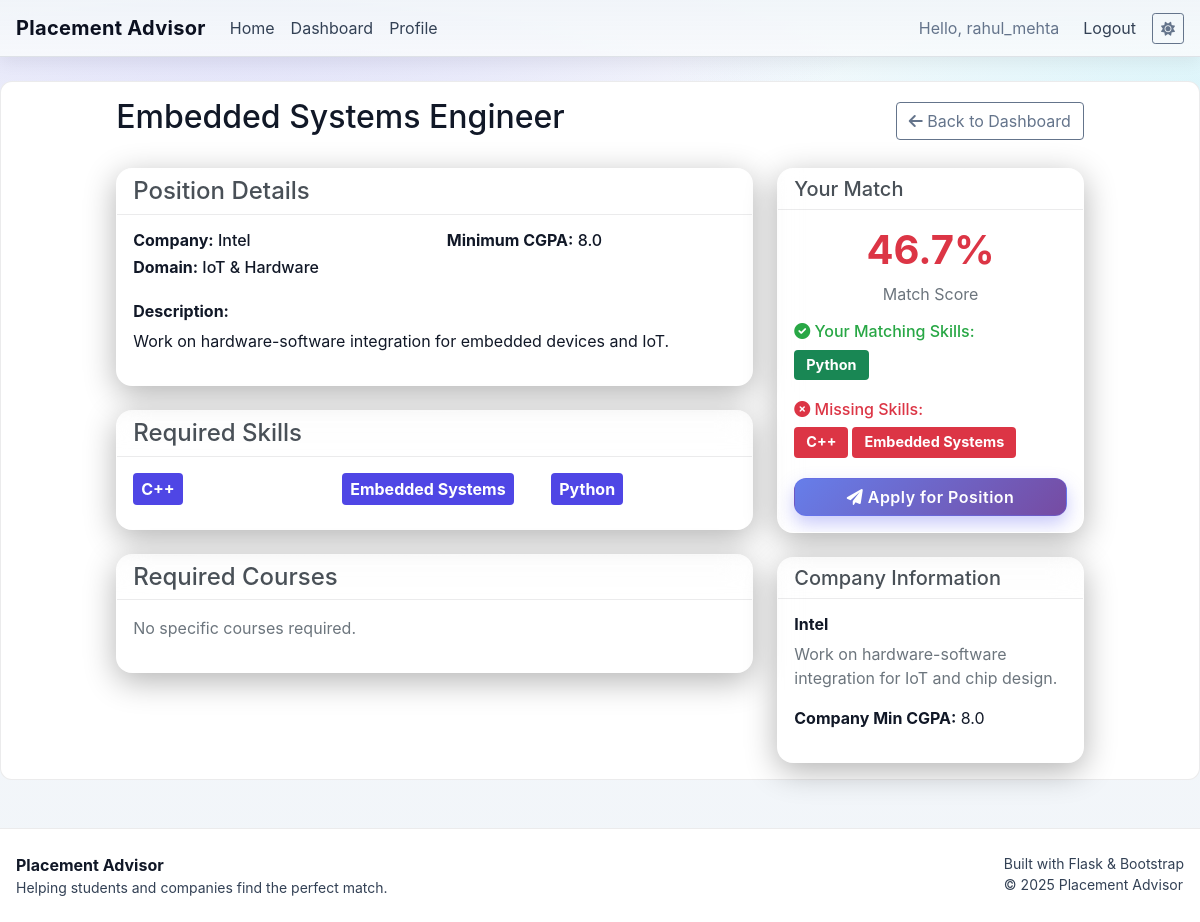
Page /position/3 (signed in) on the committed database.
### app.py (models this page shows, shortened)
class User(UserMixin, db.Model):
    id = db.Column(db.Integer, primary_key=True)
    username = db.Column(db.String(80), unique=True, nullable=False)
    email = db.Column(db.String(120), unique=True, nullable=False)
    password_hash = db.Column(db.String(128))
    user_type = db.Column(db.String(20))  # 'student' or 'company'

class CompanyPosition(db.Model):
    id = db.Column(db.Integer, primary_key=True)
    company_id = db.Column(db.Integer, db.ForeignKey('company_profile.id'), nullable=False)
    title = db.Column(db.String(150), nullable=False)
    domain = db.Column(db.String(150))
    description = db.Column(db.Text)
    required_skills = db.Column(db.Text)  # JSON list
    required_courses = db.Column(db.Text)  # JSON list
    min_cgpa = db.Column(db.Float)
    company = db.relationship('CompanyProfile', backref=db.backref('positions', lazy=True))

class CompanyProfile(db.Model):
    id = db.Column(db.Integer, primary_key=True)
    user_id = db.Column(db.Integer, db.ForeignKey('user.id'), nullable=False)
    name = db.Column(db.String(100), nullable=False)
    description = db.Column(db.Text)
    required_skills = db.Column(db.Text)  # JSON string
    min_cgpa = db.Column(db.Float)
    required_courses = db.Column(db.Text)  # JSON string
    user = db.relationship('User', backref=db.backref('company_profile', uselist=False))

### app.py (the view)
@app.route('/position/<int:position_id>')
@login_required
def view_position_details(position_id):
    position = CompanyPosition.query.get_or_404(position_id)
    company = position.company
    required_skills = json.loads(position.required_skills) if position.required_skills else []
    required_courses = json.loads(position.required_courses) if position.required_courses else []
    match_info = None
    if current_user.user_type == 'student':
        profile = StudentProfile.query.filter_by(user_id=current_user.id).first()
        if profile:
            student_skills = set(json.loads(profile.skills)) if profile.skills else set()
            student_courses = set(json.loads(profile.courses)) if profile.courses else set()
            match_info = compute_position_match(student_skills, student_courses, position)
            existing_application = Application.query.filter_by(
                student_id=profile.id,
                position_id=position.id
            ).first()
            match_info['has_applied'] = existing_application is not None
    return render_template('position_details.html',
                         position=position,
                         company=company,
                         required_skills=required_skills,
                         required_courses=required_courses,
                         match_info=match_info,
                         json=json)

### templates/position_details.html (shortened to what this page needs)
{% extends "base.html" %}
{% block content %}
<div class="row">
    <div class="col-md-10 mx-auto">
        <div class="d-flex justify-content-between align-items-center mb-4">
            <h2>{{ position.title }}</h2>
            <a href="{{ url_for('student_dashboard') if current_user.user_type == 'student' else url_for('company_dashboard') }}"
               class="btn btn-outline-secondary">
                <i class="fas fa-arrow-left"></i> Back to Dashboard
            </a>
        </div>
        <div class="row">
            <div class="col-md-8">
                <div class="card mb-4">
                    <div class="card-header">
                        <h4 class="mb-0">Position Details</h4>
                    </div>
                    <div class="card-body">
                        <div class="row mb-3">
                            <div class="col-md-6">
                                <h6><strong>Company:</strong> {{ company.name }}</h6>
                                <h6><strong>Domain:</strong> {{ position.domain or 'Not specified' }}</h6>
                            </div>
                            <div class="col-md-6">
                                <h6><strong>Minimum CGPA:</strong> {{ position.min_cgpa or 'Not specified' }}</h6>
                            </div>
                        </div>
                        {% if position.description %}
                        <div class="mb-3">
                            <h6><strong>Description:</strong></h6>
                            <p>{{ position.description }}</p>
                        </div>
                        {% endif %}
                    </div>
                </div>
                <div class="card mb-4">
                    <div class="card-header">
                        <h4 class="mb-0">Required Skills</h4>
                    </div>
                    <div class="card-body">
                        {% if required_skills %}
                            <div class="row">
                                {% for skill in required_skills %}
                                <div class="col-md-4 mb-2">
                                    <span class="badge bg-primary fs-6 p-2">{{ skill }}</span>
                                </div>
                                {% endfor %}
                            </div>
                        {% else %}
                            <p class="text-muted">No specific skills required.</p>
                        {% endif %}
                    </div>
                </div>
                <div class="card mb-4">
                    <div class="card-header">
                        <h4 class="mb-0">Required Courses</h4>
                    </div>
                    <div class="card-body">
                        {% if required_courses %}
                            <div class="row">
                                {% for course in required_courses %}
                                <div class="col-md-6 mb-2">
                                    <span class="badge bg-secondary fs-6 p-2">{{ course }}</span>
                                </div>
                                {% endfor %}
                            </div>
                        {% else %}
                            <p class="text-muted">No specific courses required.</p>
                        {% endif %}
                    </div>
                </div>
            </div>
            <div class="col-md-4">
                {% if current_user.user_type == 'student' and match_info %}
                <div class="card mb-4">
                    <div class="card-header">
                        <h5 class="mb-0">Your Match</h5>
                    </div>
                    <div class="card-body">
                        <div class="text-center mb-3">
                            <h3 class="match-percentage
                                {% if match_info.match_percentage >= 80 %}text-success
                                {% elif match_info.match_percentage >= 50 %}text-warning
                                {% else %}text-danger{% endif %}">
                                {{ match_info.match_percentage }}%
                            </h3>
                            <p class="text-muted">Match Score</p>
                        </div>
                        {% if match_info.matched_skills %}
                        <div class="mb-3">
                            <h6 class="text-success"><i class="fas fa-check-circle"></i> Your Matching Skills:</h6>
                            <div class="d-flex flex-wrap">
                                {% for skill in match_info.matched_skills %}
                                <span class="badge bg-success me-1 mb-1">{{ skill }}</span>
                                {% endfor %}
                            </div>
                        </div>
                        {% endif %}
                        {% if match_info.missing_skills %}
                        <div class="mb-3">
                            <h6 class="text-danger"><i class="fas fa-times-circle"></i> Missing Skills:</h6>
                            <div class="d-flex flex-wrap">
                                {% for skill in match_info.missing_skills %}
                                <span class="badge bg-danger me-1 mb-1">{{ skill }}</span>
                                {% endfor %}
                            </div>
                        </div>
                        {% endif %}
                        <div class="d-grid">
                            {% if match_info.has_applied %}
                                <button class="btn btn-secondary" disabled>
                                    <i class="fas fa-check"></i> Already Applied
                                </button>
                            {% else %}
                                <form method="POST" action="{{ url_for('apply_position', position_id=position.id) }}">
                                    <button type="submit" class="btn btn-primary w-100">
                                        <i class="fas fa-paper-plane"></i> Apply for Position
                                    </button>
                                </form>
                            {% endif %}
                        </div>
                    </div>
                </div>
                {% endif %}
                <div class="card">
                    <div class="card-header">
                        <h5 class="mb-0">Company Information</h5>
                    </div>
                    <div class="card-body">
                        <h6><strong>{{ company.name }}</strong></h6>
                        {% if company.description %}
                            <p class="text-muted">{{ company.description }}</p>
                        {% endif %}
                        {% if company.min_cgpa %}
                            <p><strong>Company Min CGPA:</strong> {{ company.min_cgpa }}</p>
                        {% endif %}
                    </div>
                </div>
            </div>
        </div>
    </div>
</div>
{% endblock %}

### templates/base.html (shortened to what this page needs)
<!DOCTYPE html>
<html lang="en">
<head>
    <link href="https://cdn.jsdelivr.net/npm/bootstrap@5.1.3/dist/css/bootstrap.min.css" rel="stylesheet">
    <link rel="stylesheet" href="https://cdnjs.cloudflare.com/ajax/libs/font-awesome/6.0.0/css/all.min.css">
</head>
<body>
    <nav class="navbar navbar-expand-lg navbar-dark bg-dark">
        <div class="container">
            <a class="navbar-brand" href="{{ url_for('index') }}">Placement Advisor</a>
            <div class="collapse navbar-collapse" id="navbarNav">
                <ul class="navbar-nav me-auto">
                    <li class="nav-item">
                        <a class="nav-link" href="{{ url_for('index') }}">Home</a>
                    </li>
                    {% if current_user.is_authenticated %}
                        {% if current_user.user_type == 'student' %}
                            <li class="nav-item">
                                <a class="nav-link" href="{{ url_for('student_dashboard') }}">Dashboard</a>
                            </li>
                            <li class="nav-item">
                                <a class="nav-link" href="{{ url_for('student_profile') }}">Profile</a>
                            </li>
                        {% endif %}
                    {% endif %}
                </ul>
                <ul class="navbar-nav">
                    {% if current_user.is_authenticated %}
                        <li class="nav-item d-flex align-items-center">
                            <span class="navbar-text me-3">Hello, {{ current_user.username }}</span>
                        </li>
                        <li class="nav-item">
                            <a class="nav-link" href="{{ url_for('logout') }}">Logout</a>
                        </li>
                    {% endif %}
                </ul>
                <button id="themeToggle" class="btn btn-sm btn-outline-secondary ms-2" type="button" aria-label="Toggle theme">
                </button>
            </div>
        </div>
    </nav>
    <div class="container mt-4 container-page">
        {% block content %}{% endblock %}
    </div>
    <footer class="mt-5 pt-4 pb-4 border-top" style="border-color: var(--border-color) !important;">
        <div class="container d-flex flex-column flex-md-row justify-content-between align-items-start gap-3">
            <div>
                <div class="fw-bold">Placement Advisor</div>
                <div class="text-muted small">Helping students and companies find the perfect match.</div>
            </div>
            <div class="text-muted small">
                <div>Built with Flask & Bootstrap</div>
                <div>© {{ 2025 }} Placement Advisor</div>
            </div>
        </div>
    </footer>
</body>
</html>

### rows in the picture
User: username "rahul_mehta"
CompanyPosition: title "Embedded Systems Engineer", domain "IoT & Hardware", min_cgpa "8.0", description "Work on hardware-software integration for embedded devices and IoT."
CompanyProfile: name "Intel", description "Work on hardware-software integration for IoT and chip design.", min_cgpa "8.0"

### other values in the picture
{{ skill }} "C++" "Embedded Systems" "Python"
{{ match_info.match_percentage }} "46.7"
{{ skill }} "Python"
{{ skill }} "C++" "Embedded Systems"
{{ 2025 }} "2025"
